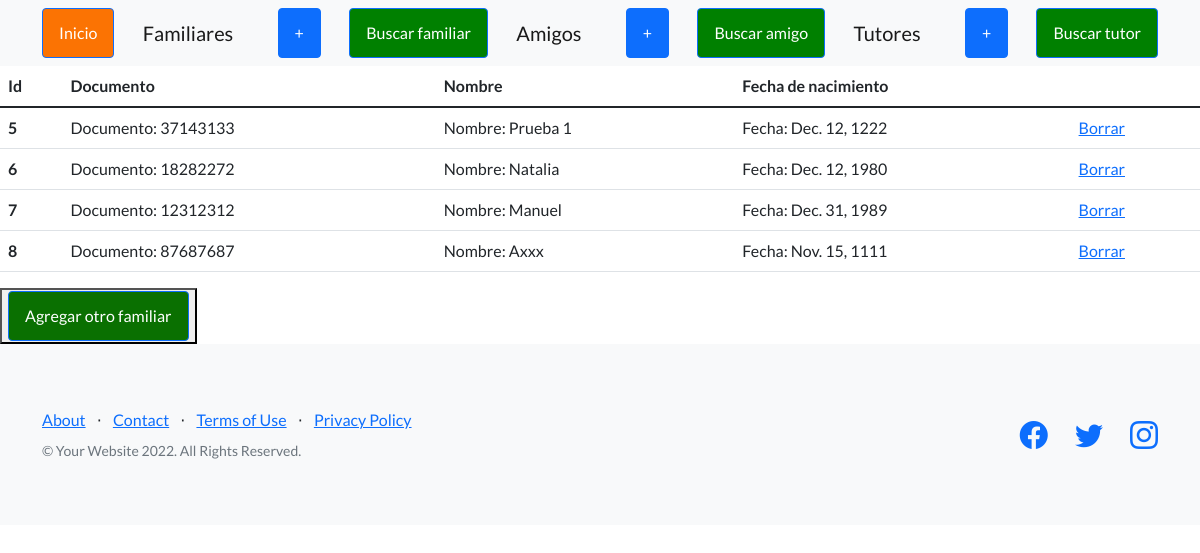
Before: /Axel_app/lista_familiares with the older database file.
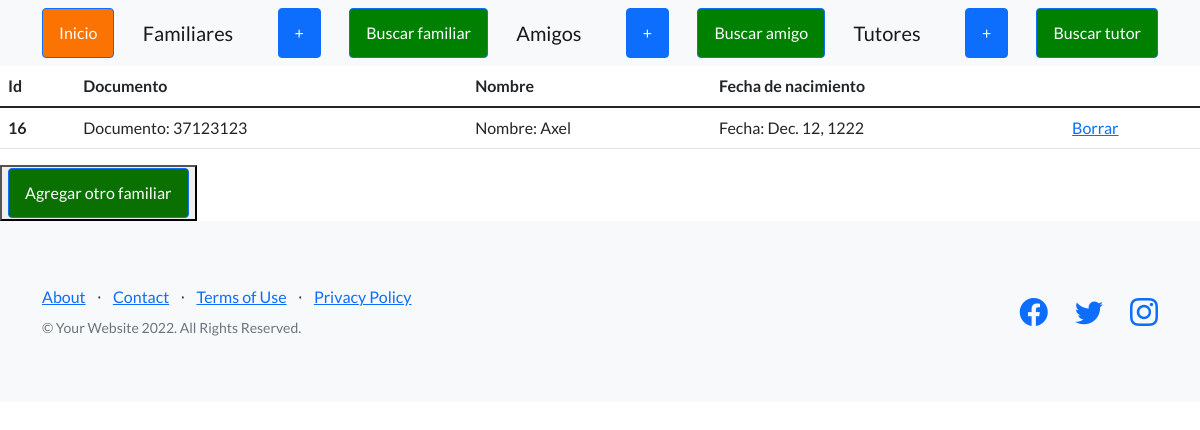
After: the same page with the newer database file.
### Axel_app/models.py (models this page shows, shortened)
class Familiares(models.Model):
    documento = models.IntegerField()
    nombre = models.CharField(max_length=30)
    fecha = models.DateField()

### Axel_app/views.py (the view)
# urls.py: path("lista_familiares", views.lista_familiares, name='familiares'),
def lista_familiares(request):
    lista_familiares = Familiares.objects.all()
    datos_dicc_familiares = {"datos":lista_familiares}
    return render(request, "plantilla_familiares.html", datos_dicc_familiares)

### Axel_app/templates/plantilla_familiares.html (shortened to what this page needs)
{% extends "padre2.html" %}
{% load static %}
{% block contenido %}
<main>
    <table class="table">
        <thead>
          <tr>
            <th scope="col">Id</th>
            <th scope="col">Documento</th>
            <th scope="col">Nombre</th>
            <th scope="col">Fecha de nacimiento</th>
          </tr>
        </thead>
        <tbody>
            <tr>
                {% for n in datos %}
                <th scope="row">{{n.id}}</th>
                <td>Documento: {{n.documento}} </td>
                <td>Nombre: {{n.nombre}} </td>
                <td>Fecha: {{n.fecha}} </td>
                <td><a href="{% url 'borrar_familiar' n.id %}">Borrar</a></td>
            </tr>
            {% endfor %}
        </tbody>
      </table>
    <button>
      <a class="btn btn-primary" href="{% url 'alta_familiares' %}" style="background-color: rgb(10, 112, 1);">Agregar otro familiar</a>
    </button>
</main>
{% endblock %}

Changed rows visible on the page:
removed Familiares: id "5", documento "37143133", nombre "Prueba 1", fecha "Dec. 12, 1222"
removed Familiares: id "6", documento "18282272", nombre "Natalia", fecha "Dec. 12, 1980"
removed Familiares: id "7", documento "12312312", nombre "Manuel", fecha "Dec. 31, 1989"
removed Familiares: id "8", documento "87687687", nombre "Axxx", fecha "Nov. 15, 1111"
added Familiares: id "16", documento "37123123", nombre "Axel", fecha "Dec. 12, 1222"
